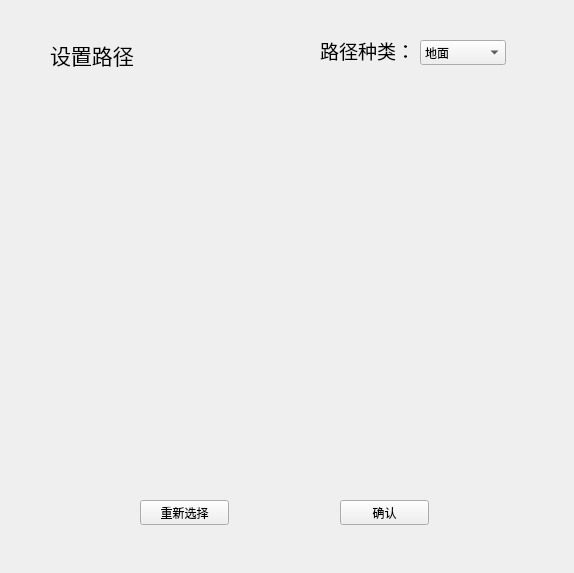
<?xml version="1.0" encoding="UTF-8"?>
<ui version="4.0">
 <class>AddWindow</class>
 <widget class="QWidget" name="AddWindow">
  <property name="geometry">
   <rect>
    <x>0</x>
    <y>0</y>
    <width>574</width>
    <height>573</height>
   </rect>
  </property>
  <property name="windowTitle">
   <string>Form</string>
  </property>
  <widget class="QStackedWidget" name="stackedWidget">
   <property name="geometry">
    <rect>
     <x>0</x>
     <y>0</y>
     <width>571</width>
     <height>571</height>
    </rect>
   </property>
   <property name="currentIndex">
    <number>1</number>
   </property>
   <widget class="QWidget" name="attribute">
    <widget class="QLabel" name="label_6">
     <property name="geometry">
      <rect>
       <x>180</x>
       <y>340</y>
       <width>31</width>
       <height>41</height>
      </rect>
     </property>
     <property name="text">
      <string>&lt;html&gt;&lt;head/&gt;&lt;body&gt;&lt;p&gt;&lt;span style=&quot; font-size:16pt;&quot;&gt;列：&lt;/span&gt;&lt;/p&gt;&lt;/body&gt;&lt;/html&gt;</string>
     </property>
    </widget>
    <widget class="QLabel" name="label_7">
     <property name="geometry">
      <rect>
       <x>180</x>
       <y>280</y>
       <width>31</width>
       <height>41</height>
      </rect>
     </property>
     <property name="text">
      <string>&lt;html&gt;&lt;head/&gt;&lt;body&gt;&lt;p&gt;&lt;span style=&quot; font-size:16pt;&quot;&gt;行：&lt;/span&gt;&lt;/p&gt;&lt;/body&gt;&lt;/html&gt;</string>
     </property>
    </widget>
    <widget class="QLabel" name="label_8">
     <property name="geometry">
      <rect>
       <x>60</x>
       <y>220</y>
       <width>171</width>
       <height>41</height>
      </rect>
     </property>
     <property name="text">
      <string>&lt;html&gt;&lt;head/&gt;&lt;body&gt;&lt;p&gt;&lt;span style=&quot; font-size:16pt;&quot;&gt;资源一次增加量：&lt;/span&gt;&lt;/p&gt;&lt;/body&gt;&lt;/html&gt;</string>
     </property>
    </widget>
    <widget class="QLabel" name="label_9">
     <property name="geometry">
      <rect>
       <x>120</x>
       <y>100</y>
       <width>111</width>
       <height>51</height>
      </rect>
     </property>
     <property name="text">
      <string>&lt;html&gt;&lt;head/&gt;&lt;body&gt;&lt;p&gt;&lt;span style=&quot; font-size:16pt;&quot;&gt;初始资源：&lt;/span&gt;&lt;/p&gt;&lt;/body&gt;&lt;/html&gt;</string>
     </property>
    </widget>
    <widget class="QLabel" name="label_10">
     <property name="geometry">
      <rect>
       <x>80</x>
       <y>160</y>
       <width>141</width>
       <height>41</height>
      </rect>
     </property>
     <property name="text">
      <string>&lt;html&gt;&lt;head/&gt;&lt;body&gt;&lt;p&gt;&lt;span style=&quot; font-size:16pt;&quot;&gt;资源增长速度：&lt;/span&gt;&lt;/p&gt;&lt;/body&gt;&lt;/html&gt;</string>
     </property>
    </widget>
    <widget class="QLabel" name="label_11">
     <property name="geometry">
      <rect>
       <x>140</x>
       <y>50</y>
       <width>81</width>
       <height>41</height>
      </rect>
     </property>
     <property name="text">
      <string>&lt;html&gt;&lt;head/&gt;&lt;body&gt;&lt;p&gt;&lt;span style=&quot; font-size:16pt;&quot;&gt;生命值：&lt;/span&gt;&lt;/p&gt;&lt;/body&gt;&lt;/html&gt;</string>
     </property>
    </widget>
    <widget class="QSpinBox" name="health_box">
     <property name="geometry">
      <rect>
       <x>280</x>
       <y>60</y>
       <width>81</width>
       <height>31</height>
      </rect>
     </property>
     <property name="minimum">
      <number>1</number>
     </property>
     <property name="maximum">
      <number>999999</number>
     </property>
    </widget>
    <widget class="QSpinBox" name="original_source_box">
     <property name="geometry">
      <rect>
       <x>280</x>
       <y>110</y>
       <width>81</width>
       <height>31</height>
      </rect>
     </property>
     <property name="maximum">
      <number>999999</number>
     </property>
    </widget>
    <widget class="QSpinBox" name="speed_box">
     <property name="geometry">
      <rect>
       <x>280</x>
       <y>170</y>
       <width>81</width>
       <height>31</height>
      </rect>
     </property>
     <property name="minimum">
      <number>1</number>
     </property>
     <property name="maximum">
      <number>999999</number>
     </property>
    </widget>
    <widget class="QSpinBox" name="colomn_box">
     <property name="geometry">
      <rect>
       <x>280</x>
       <y>350</y>
       <width>41</width>
       <height>31</height>
      </rect>
     </property>
     <property name="minimum">
      <number>3</number>
     </property>
     <property name="maximum">
      <number>30</number>
     </property>
    </widget>
    <widget class="QSpinBox" name="row_box">
     <property name="geometry">
      <rect>
       <x>280</x>
       <y>290</y>
       <width>41</width>
       <height>31</height>
      </rect>
     </property>
     <property name="minimum">
      <number>3</number>
     </property>
     <property name="maximum">
      <number>30</number>
     </property>
    </widget>
    <widget class="QSpinBox" name="add_once_box">
     <property name="geometry">
      <rect>
       <x>280</x>
       <y>230</y>
       <width>81</width>
       <height>31</height>
      </rect>
     </property>
     <property name="maximum">
      <number>999999</number>
     </property>
    </widget>
    <widget class="QPushButton" name="confirm_button">
     <property name="geometry">
      <rect>
       <x>230</x>
       <y>500</y>
       <width>89</width>
       <height>25</height>
      </rect>
     </property>
     <property name="text">
      <string>确认</string>
     </property>
    </widget>
    <widget class="QLabel" name="label_12">
     <property name="geometry">
      <rect>
       <x>120</x>
       <y>400</y>
       <width>111</width>
       <height>51</height>
      </rect>
     </property>
     <property name="text">
      <string>&lt;html&gt;&lt;head/&gt;&lt;body&gt;&lt;p&gt;&lt;span style=&quot; font-size:16pt;&quot;&gt;路径条数：&lt;/span&gt;&lt;/p&gt;&lt;/body&gt;&lt;/html&gt;</string>
     </property>
    </widget>
    <widget class="QSpinBox" name="path_cnt_box">
     <property name="geometry">
      <rect>
       <x>280</x>
       <y>410</y>
       <width>41</width>
       <height>31</height>
      </rect>
     </property>
     <property name="minimum">
      <number>1</number>
     </property>
     <property name="maximum">
      <number>10</number>
     </property>
    </widget>
   </widget>
   <widget class="QWidget" name="path">
    <widget class="QLabel" name="path_infor">
     <property name="geometry">
      <rect>
       <x>50</x>
       <y>30</y>
       <width>231</width>
       <height>51</height>
      </rect>
     </property>
     <property name="text">
      <string>&lt;html&gt;&lt;head/&gt;&lt;body&gt;&lt;p&gt;&lt;span style=&quot; font-size:16pt;&quot;&gt;设置路径&lt;/span&gt;&lt;/p&gt;&lt;/body&gt;&lt;/html&gt;</string>
     </property>
    </widget>
    <widget class="QPushButton" name="reset_button">
     <property name="geometry">
      <rect>
       <x>140</x>
       <y>500</y>
       <width>89</width>
       <height>25</height>
      </rect>
     </property>
     <property name="text">
      <string>重新选择</string>
     </property>
    </widget>
    <widget class="QPushButton" name="confirm_path">
     <property name="geometry">
      <rect>
       <x>340</x>
       <y>500</y>
       <width>89</width>
       <height>25</height>
      </rect>
     </property>
     <property name="text">
      <string>确认</string>
     </property>
    </widget>
    <widget class="QLabel" name="label">
     <property name="geometry">
      <rect>
       <x>320</x>
       <y>20</y>
       <width>91</width>
       <height>61</height>
      </rect>
     </property>
     <property name="text">
      <string>&lt;html&gt;&lt;head/&gt;&lt;body&gt;&lt;p&gt;&lt;span style=&quot; font-size:14pt;&quot;&gt;路径种类：&lt;/span&gt;&lt;/p&gt;&lt;/body&gt;&lt;/html&gt;</string>
     </property>
    </widget>
    <widget class="QComboBox" name="path_kind_box">
     <property name="geometry">
      <rect>
       <x>420</x>
       <y>40</y>
       <width>86</width>
       <height>25</height>
      </rect>
     </property>
     <property name="currentIndex">
      <number>0</number>
     </property>
     <item>
      <property name="text">
       <string>地面</string>
      </property>
     </item>
     <item>
      <property name="text">
       <string>飞行</string>
      </property>
     </item>
    </widget>
   </widget>
  </widget>
 </widget>
 <resources/>
 <connections/>
</ui>
